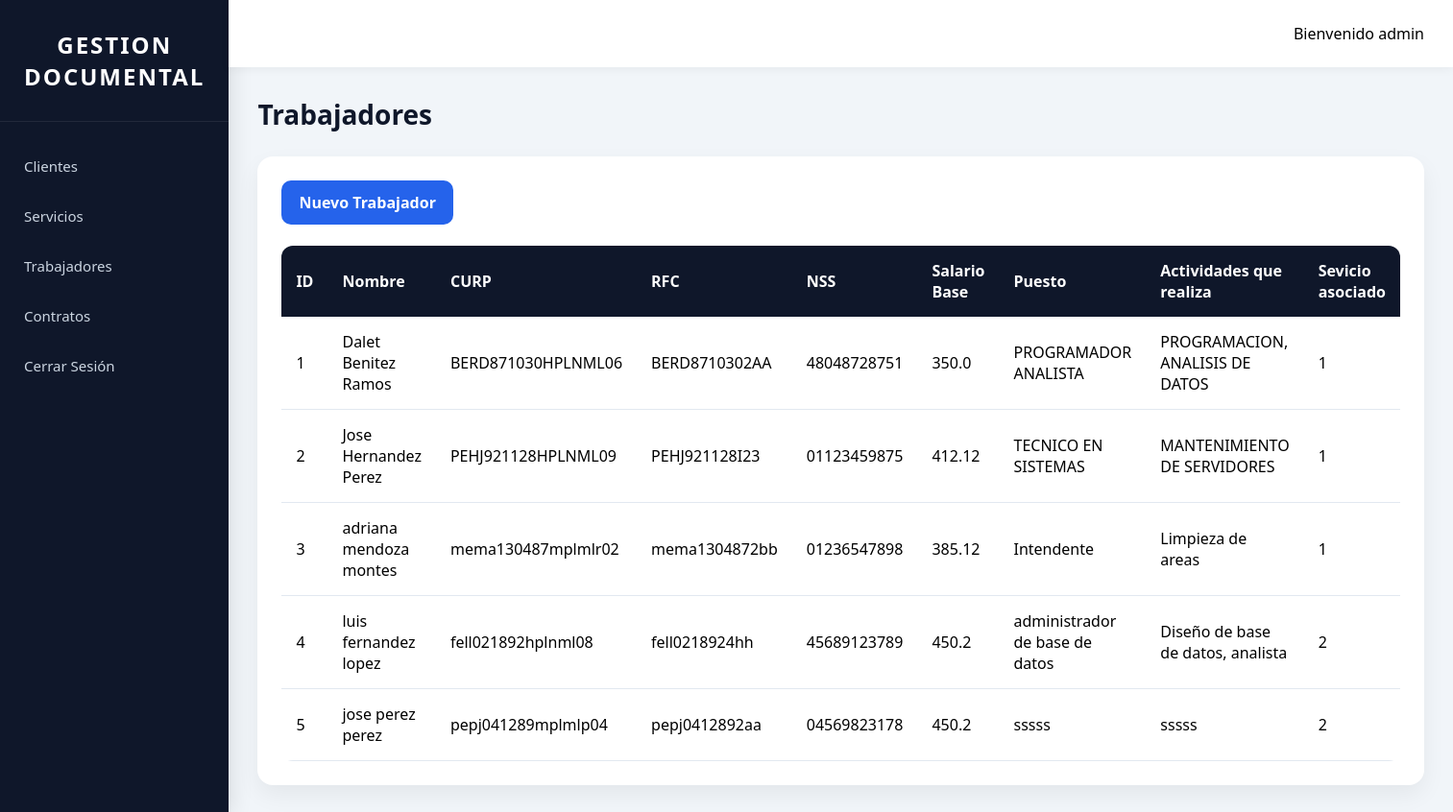
/trabajadores (signed in), run on the app's committed database.
### models/models.py (models this page shows)
class Users(UserMixin, db.Model):
    __tablename__ = 'dim_usuarios'
    id = db.Column(db.Integer, primary_key=True)
    nombre = db.Column(db.String(200))
    fecha_nacimiento = db.Date
    nombre_usuario = db.Column(db.String(200))
    contraseña = db.Column(db.String(200))
    tipo_usuario = db.Column(db.String(200), default="LEGAL")
    activo = db.Column(db.Boolean, default=True)

class Trabajador(db.Model):
    __tablename__ = 'dim_trabajadores'
    id = db.Column(db.Integer, primary_key=True)
    nombre_trabajador =  db.Column(db.String(200))
    curp = db.Column(db.String(200))
    rfc = db.Column(db.String(200))
    nss = db.Column(db.String(200))
    salario_base = db.Column(db.Float)
    actividades = db.Column(db.String(400))
    puesto = db.Column(db.String(300))
    proyecto_id = db.Column(
        db.Integer,
        db.ForeignKey('dim_servicios.id'),
        nullable=False
    )

### app.py (the view)
@app.route('/trabajadores')
@login_required
def trabajadores():
    trabajadores = Trabajador.query.all()
    proyectos = Proyecto.query.all()
    return render_template(
        'trabajador.html',
        trabajadores = trabajadores,
        proyectos = proyectos
    )

### app.py (called while the page is built)
@login_manager.user_loader
def load_user(id):
    return Users.query.get(
        int(id)
    )

### templates/trabajador.html
{% extends 'base.html' %}
{% block content %}
<h1 class="page-title">
    Trabajadores
</h1>
<div class="card">
    <a
        href="{{ url_for('nuevo_trabajador') }}"
        class="btn"
    >
        Nuevo Trabajador
    </a>
    <br><br>
    <table>
        <thead>
            <tr>
                <th>ID</th>
                <th>Nombre</th>
                <th>CURP</th>
                <th>RFC</th>
                <th>NSS</th>
                <th>Salario Base</th>
                <th>Puesto</th>
                <th>Actividades que realiza</th>
                <th>Sevicio asociado</th>
            </tr>
        </thead>
        <tbody>
            {% for trabajador in trabajadores %}
                <tr>
                    <td>{{ trabajador.id }}</td>
                    <td>{{ trabajador.nombre_trabajador }}</td>
                    <td>{{ trabajador.curp }}</td>
                    <td>{{ trabajador.rfc }}</td>
                    <td>{{ trabajador.nss }}</td>
                    <td>{{ trabajador.salario_base }}</td>
                    <td>{{ trabajador.puesto }}</td>
                    <td>{{ trabajador.actividades }}</td>
                    <td>{{ trabajador.proyecto_id }}</td>
                </tr>
            {% endfor %}
        </tbody>
    </table>
</div>
{% endblock %}

### templates/base.html (shortened to what this page needs)
<!DOCTYPE html>
<html>
<head>
    <link
        rel="stylesheet" href="{{ url_for('static',filename='css/menu.css') }}"
    >
</head>
<body>
<div class="layout">
    <aside class="sidebar">
        <div class="sidebar-logo">
            <h2>GESTION DOCUMENTAL</h2>
        </div>
        <nav>
            <a href="{{ url_for('clientes') }}">
                Clientes
            </a>
            <a href="{{ url_for('proyectos') }}">
                Servicios
            </a>
            <a href="{{ url_for('trabajadores') }}">
                Trabajadores
            </a>
            <a href="{{ url_for('contratos') }}">
                Contratos
            </a>
            <a href="{{ url_for('logout') }}">
                Cerrar Sesión
            </a>
        </nav>
    </aside>
    <main class="content">
        <header class="topbar">
            Bienvenido {{ current_user.nombre_usuario }}
        </header>
        <section class="page-content">
            {% block content %}
            {% endblock %}
        </section>
    </main>
</div>
</body>
</html>

### static/css/menu.css (style rules this page uses)
* { margin:0; padding:0; box-sizing:border-box; }
body { font-family:'Segoe UI',sans-serif; background:#f1f5f9; }
.layout { display:flex; min-height:100vh; }
.sidebar { width:260px; background:#0f172a; color:white; display:flex; flex-direction:column; box-shadow: 4px 0 20px rgba( 0, 0, 0, 0.10 ); }
.sidebar-logo { padding:30px 20px; text-align:center; border-bottom:1px solid rgba( 255, 255, 255, 0.08 ); }
.sidebar-logo h2 { font-size:24px; font-weight:700; letter-spacing:2px; }
.sidebar nav { padding-top:20px; }
.sidebar nav a { display:flex; align-items:center; gap:12px; padding:16px 25px; text-decoration:none; color:#cbd5e1; transition:0.3s; font-size:15px; }
.content { flex:1; display:flex; flex-direction:column; }
.topbar { background:white; height:70px; display:flex; align-items:center; justify-content:flex-end; padding:0 30px; box-shadow: 0 2px 10px rgba( 0, 0, 0, 0.05 ); }
.page-content { padding:30px; }
.card { background:white; padding:25px; border-radius:16px; box-shadow: 0 10px 25px rgba( 0, 0, 0, 0.06 ); }
.page-title { margin-bottom:25px; color:#0f172a; font-size:28px; font-weight:700; }
.btn { display:inline-block; background:#2563eb; color:white; text-decoration:none; padding:12px 18px; border-radius:10px; border:none; cursor:pointer; transition:0.3s; font-weight:600; }
table { width:100%; border-collapse:collapse; background:white; border-radius:12px; overflow:hidden; }
thead { background:#0f172a; color:white; }
th { padding:15px; text-align:left; }
td { padding:15px; border-bottom:1px solid #e2e8f0; }

### data on the page
Users: nombre_usuario "admin"
Trabajador: id "1", nombre_trabajador "Dalet Benitez Ramos", curp "BERD871030HPLNML06", rfc "BERD8710302AA", nss "48048728751", salario_base "350.0", puesto "PROGRAMADOR ANALISTA", actividades "PROGRAMACION, ANALISIS DE DATOS", proyecto_id "1"
Trabajador: id "2", nombre_trabajador "Jose Hernandez Perez", curp "PEHJ921128HPLNML09", rfc "PEHJ921128I23", nss "01123459875", salario_base "412.12", puesto "TECNICO EN SISTEMAS", actividades "MANTENIMIENTO DE SERVIDORES", proyecto_id "1"
Trabajador: id "3", nombre_trabajador "adriana mendoza montes", curp "mema130487mplmlr02", rfc "mema1304872bb", nss "01236547898", salario_base "385.12", puesto "Intendente", actividades "Limpieza de areas", proyecto_id "1"
Trabajador: id "4", nombre_trabajador "luis fernandez lopez", curp "fell021892hplnml08", rfc "fell0218924hh", nss "45689123789", salario_base "450.2", puesto "administrador de base de datos", actividades "Diseño de base de datos, analista", proyecto_id "2"
Trabajador: id "5", nombre_trabajador "jose perez perez", curp "pepj041289mplmlp04", rfc "pepj0412892aa", nss "04569823178", salario_base "450.2", puesto "sssss", actividades "sssss", proyecto_id "2"
